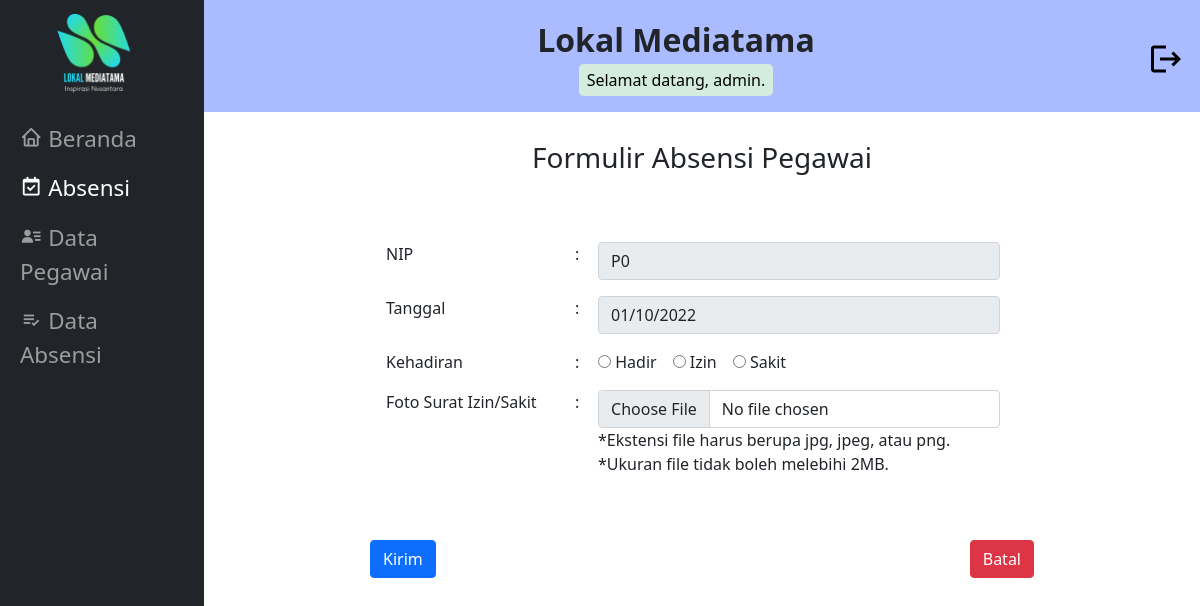
The page /absensi_pegawai/form_absen.php (signed in) on the database its author committed.
### tables this page shows
CREATE TABLE `tabel_info` (
  `nm_perusahaan` varchar(50) NOT NULL,
  `logo1` varchar(50) NOT NULL,
  `logo2` varchar(50) NOT NULL,
  `gbr_gedung` varchar(50) NOT NULL,
  `visi` text NOT NULL,
  `misi` text NOT NULL
);

CREATE TABLE `pegawai` (
  `nip` varchar(12) NOT NULL,
  `nama_lengkap` varchar(30) DEFAULT NULL,
  `jK` enum('L','P') DEFAULT NULL,
  `alamat` varchar(40) DEFAULT NULL,
  `tgl_lahir` date DEFAULT NULL,
  `kota` varchar(15) DEFAULT NULL,
  `tgl_gabung` date DEFAULT NULL,
  `no_telp` varchar(15) DEFAULT NULL,
  `email` varchar(50) DEFAULT NULL,
  `jabatan` varchar(20) DEFAULT NULL,
  `foto` varchar(100) DEFAULT NULL,
  `username` varchar(50) DEFAULT NULL,
  `password` varchar(32) DEFAULT NULL,
  `level` varchar(10) NOT NULL
);

### absensi_pegawai/form_absen.php (the view, shortened to what this page needs)
<?php
$title = "Formulir Absensi Pegawai";
include "includes/header.php";
include "proses/koneksi.php";
if(isset($_SESSION['username'])){
   $username = $_SESSION['username'];
   $query = "SELECT * FROM pegawai WHERE username='$username';";
   $hasil = mysqli_query($koneksi, $query);
   $data = mysqli_fetch_array($hasil);
}
?>
<div class="col-10 col-md-8 mx-auto my-4">
   <div class="fs-3 mx-auto text-center pb-5">Formulir Absensi Pegawai</div>
      <form class="mx-auto" action="proses/proses_absen.php" method="post" enctype="multipart/form-data">
         <div class="table-responsive p-2">
            <table class="table table-borderless mb-5">
               <tr>
                  <td> <label class="form-check-label" for="nip"> NIP </label> </td>
                  <td> : </td>
                  <td><input class="form-control" id="nip" type="text" name="nip" value="<?php if(isset($_SESSION['username'])){ echo $data['nip']; } ?>" readonly></td>
               </tr>
               <tr>
                  <td> <label class="form-check-label" for="tgl_absen">Tanggal</label> </td>
                  <td> : </td>
                  <td><input class="form-control" id="tgl_absen" type="date" name="tanggal" value="<?php echo date('Y-m-d') ?>" readonly></td>
               </tr>
               <tr>
                  <td>Kehadiran</td>
                  <td> : </td>
                  <td>
                     <div class="d-md-flex">
                        <div class="me-3">
                           <input id="hadir" type="radio" name="status" value="H" required>
                           <label class="form-check-label" for="hadir"> Hadir </label>
                        </div>
                        <div class="me-3">
                           <input id="izin" type="radio" name="status" value="I" required>
                           <label class="form-check-label" for="izin"> Izin </label>
                        </div>
                        <div class="me-3">
                           <input id="sakit" type="radio" name="status" value="S" required>
                           <label class="form-check-label" for="sakit"> Sakit </label>
                        </div>
                     </div>
                  </td>
               </tr>
               <tr>
                  <td>  <label class="form-check-label" for="foto">Foto Surat Izin/Sakit</label> </td>
                  <td> : </td>
                  <td>
                  <input class="form-control" id="Foto" type="file" accept=".jpg, .jpeg, .png" name="foto" >
                  <p class="m-0">*Ekstensi file harus berupa jpg, jpeg, atau png.</p>
                  <p class="m-0">*Ukuran file tidak boleh melebihi 2MB.</p>
                  <td>
               </tr>
            </table>
         </div>
            <div class="container-fluid p-0 gap-2 d-md-flex justify-content-between">
               <input class="btn btn-primary" type="submit" value="Kirim" name="kirim" id="kirim-data-absensi">
               <a class="btn btn-danger" role="button" href="beranda.php" formnovalidate >Batal</a>
            </div>
      </form>
</div>
</main>
</body>
</html>

### absensi_pegawai/includes/header.php (shortened to what this page needs)
<?php
include "proses/koneksi.php";
$query = "SELECT nm_perusahaan, logo2 FROM tabel_info;";
$hasil = mysqli_query($koneksi, $query);
$data = mysqli_fetch_array($hasil);
?>
<!doctype html>
<html lang="en">
<head>
   <link rel="stylesheet" href="css_js_gambar/bootstrap/css/bootstrap.min.css">
   <link rel="stylesheet" href="css_js_gambar/style.css">
   <link href='https://unpkg.com/boxicons@2.0.9/css/boxicons.min.css' rel='stylesheet'>
</head>
<body>
<header class="navbar-header">
   <nav class="navbar navbar-expand-lg navbar-dark nav-container bg-dark">
      <div class="container align-items-start nav-container">
      <div class="collapse navbar-collapse flex-column flex-grow-0" id="navbarSupportedContent">
         <a class="navbar-brand nav-logo d-flex mb-3" href="beranda.php">
            <img class="logo mx-auto" src="css_js_gambar/gambar/<?= $data['logo2'] ?>" alt="LOGO">
         </a>
         <ul class="navbar-nav me-auto mb-2 mb-lg-0 flex-column  nav-ul">
            <li class="nav-item">
               <a class="nav-link <?php  if($title == "Beranda"){ echo "active\" aria-current=\"page"; }?>"  href="beranda.php"><i class='bx bx-home' ></i>  Beranda</a>
            </li>
            <li class="nav-item">
               <a class="nav-link <?php  if($title == "Formulir Absensi Pegawai"){ echo "active\" aria-current=\"page"; }?>" href="form_absen.php"><i class='bx bx-calendar-check'></i>  Absensi</a>
            </li>
            <?php
            if($_SESSION['level']=="admin"){
               echo "<li class=\"nav-item\">";
               echo "<a class=\"nav-link";
                  if($title == "Data Pegawai"){
                     echo " active\" aria-current=\"page";
                  }
               echo "\" href=\"data_pegawai.php\"><i class='bx bxs-user-detail'></i>  Data Pegawai</a>";
               echo "</li>";
            }
            ?>
            <li class="nav-item">
               <a class="nav-link <?php  if($title == "Data Absensi"){ echo "active\" aria-current=\"page"; }?>" href="data_absensi.php"><i class='bx bx-list-check' ></i>  Data Absensi</a>
            </li>
         </ul>
      </div>
      </div>
   </nav>
</header>
<main class="main-header">
   <div class="main-content container-main p-0 container-fluid ">
      <div class="d-flex flex-column flex-lg-row justify-content-center align-items-center fs-3 py-3 text-center text-dark bg-header">
         <div class="order-2 order-lg-1 ms-lg-auto">
            <div class="fw-bold fs-2"><?= $data['nm_perusahaan'] ?></div>
            <div class="fs-6 text-black text-center py-1 px-2 mx-auto rounded-3 bg-custom width-custom">Selamat datang, <?php echo $_SESSION['username']; ?>.</div>
         </div>
         <div class="pe-3 order-1 order-lg-2 align-self-end align-self-lg-center ms-lg-auto">
            <a class="logout-icon" href="proses/logout.php" title="logout">
               <svg height="36px" viewBox="0 0 24 24" width="36px">
                     <path d="M0 0h24v24H0z" fill="none"/><path d="M17 7l-1.41 1.41L18.17 11H8v2h10.17l-2.58 2.58L17 17l5-5zM4 5h8V3H4c-1.1 0-2 .9-2 2v14c0 1.1.9 2 2 2h8v-2H4V5z"/>
               </svg>
            </a>
         </div>
      </div>

### absensi_pegawai/css_js_gambar/style.css (style rules this page uses)
html, body { height: 100%; margin: 0; }
.bg-header { background: #aabbff; }
.bg-custom { background: #d4ecdd; }
.nav-logo { font-size: 1.4rem; }
.nav-ul { font-size: 1.2rem; }
.logo { display: none; width: 45%; }
.logout-icon svg { fill: #000000; }
.nav-logo, .width-custom { width: fit-content; }
@media (min-width: 992px) { .logo { display: block; } }
@media (min-width: 992px) { .nav-logo { font-size: 1.8rem; } }
@media (min-width: 992px) { .nav-ul { font-size: 1.4rem; } }
@media (min-width: 992px) { .navbar-header { width: 17%; position: fixed; } }
@media (min-width: 992px) { .navbar-header, .nav-container { height: 100%; } }
@media (min-width: 992px) { .main-header { margin-left: 17%; } }

### rows shown on the page
tabel_info: logo2 (picture), nm_perusahaan "Lokal Mediatama"
pegawai: nip "P0"

### other values the page prints
$_SESSION['username'] "admin"
